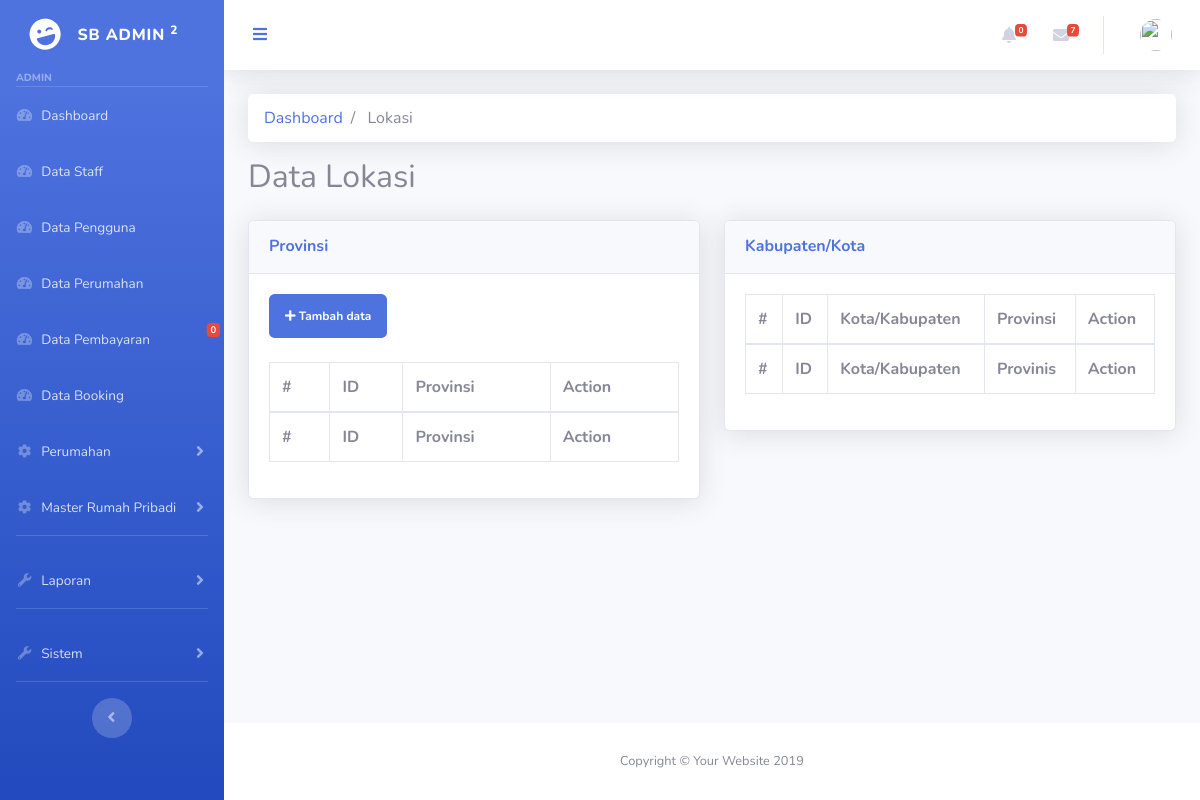
The app's page /Dashboard/Lokasi, older data.
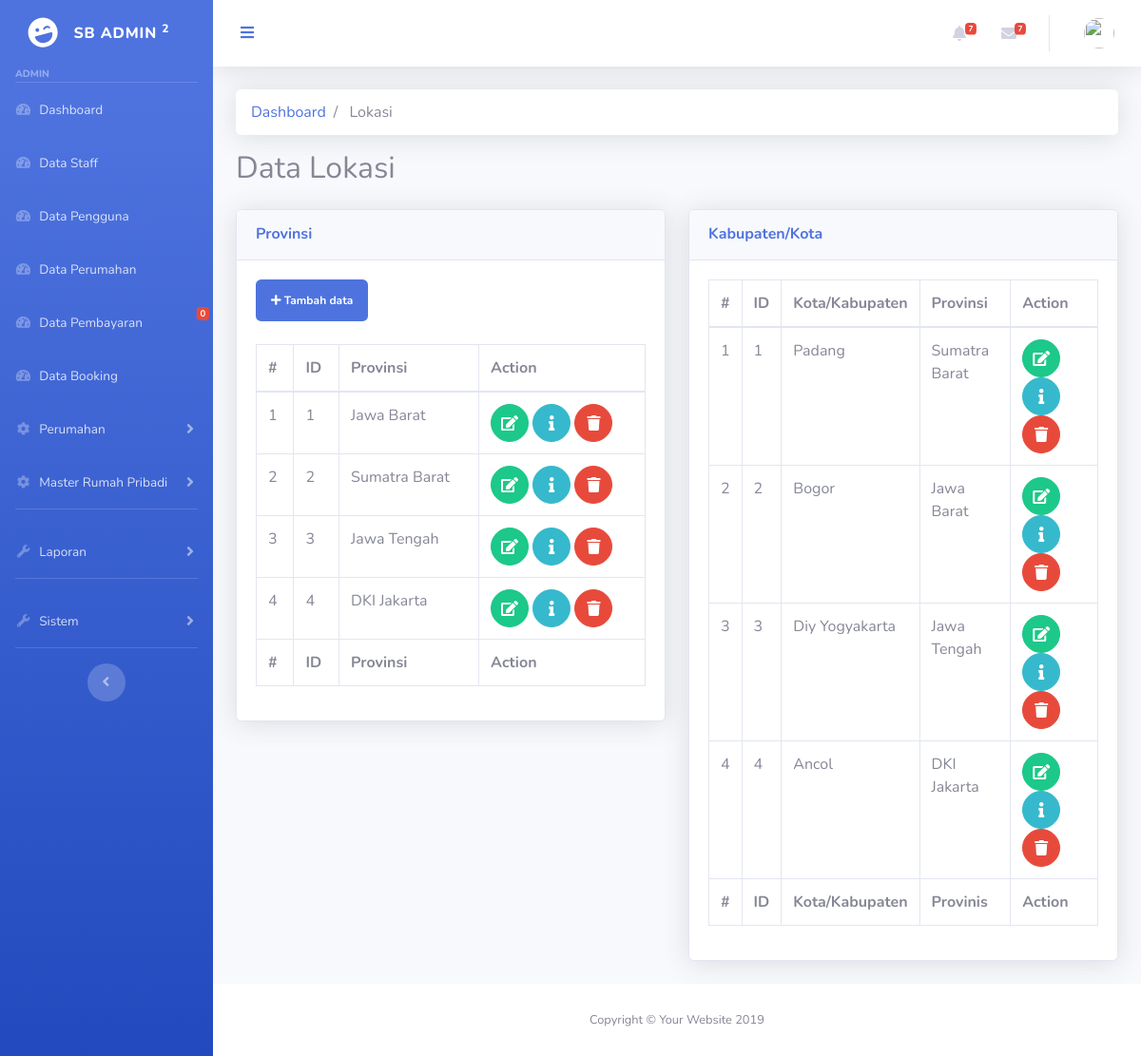
The same page, newer data.
### tables this page shows
CREATE TABLE IF NOT EXISTS `provinsi` (
`id_prov` int(11) NOT NULL,
  `provinsi` varchar(128) NOT NULL
);

CREATE TABLE IF NOT EXISTS `kota` (
`id_kota` int(11) NOT NULL,
  `id_prov` int(11) NOT NULL,
  `kota` varchar(128) NOT NULL
);

### application/core/My_Controller.php (called while the page is built, shortened)
<?php
class My_Controller extends CI_Controller
{
    public function HalamanAdmin($content, $data = null)
    {
        $this->load->model('M_Administrator');
        $data['count'] = $this->M_Administrator->hitungnotif();
        $data['notpay'] = $this->M_Administrator->notifpayment();
        $data['notif'] = $this->db->get_where('notif', ['status' => 0])->result();
        $hal['header'] = $this->load->view('template/administrator/header', $data, TRUE);
        $hal['content'] = $this->load->view($content, $data, TRUE);
        $hal['footer'] = $this->load->view('template/administrator/footer', $data, TRUE);
        $this->load->view('index', $hal, $data);
    }
}

### application/controllers/Dashboard.php (called while the page is built, shortened)
<?php
class Dashboard extends My_Controller
{
    public function lokasi()
    {
        $data['prov'] = $this->db->get('provinsi')->result();
        $data['kota'] = $this->db->query('select kota.*, provinsi.provinsi from kota inner join provinsi on provinsi.id_prov = kota.id_prov')->result();
        $this->HalamanAdmin('master/lokasi', $data);
    }
}

### index.php (called while the page is built, shortened)
<?php
require_once BASEPATH.'core/CodeIgniter.php';

### application/models/M_Administrator.php (called while the page is built, shortened)
<?php
class M_Administrator extends CI_Model
{
    public function hitungnotif()
    {
        $data = $this->db->query('select count(status) as jml from notif where status = 0');
        return $data->result();
    }
    public function notifpayment()
    {
        $data = $this->db->query('select count(status) as jml from payment where status = 1');
        return $data->result();
    }
}

### application/views/master/lokasi.php (the view, shortened to what this page needs)
<h2 class="pb-3">Data Lokasi</h2>
<div class="row">
    <div class="col-md-6">
        <div class="card shadow mb-4">
            <div class="card-header py-3">
                <h6 class="m-0 font-weight-bold text-primary">Provinsi</h6>
            </div>
            <div class="card-body">
            <a href="" class="badge badge-primary p-3 text-md mb-4"><i class="fa fa-plus"></i> Tambah data</a>
                <div class="table-responsive">
                    <table class="table table-bordered" id="Tabledata" width="100%" cellspacing="0">
                        <thead>
                            <tr>
                                <th>#</th>
                                <th>ID</th>
                                <th>Provinsi</th>
                                <th>Action</th>
                            </tr>
                        </thead>
                        <tfoot>
                            <tr>
                                <th>#</th>
                                <th>ID</th>
                                <th>Provinsi</th>
                                <th>Action</th>
                            </tr>
                        </tfoot>
                        <tbody>
                            <?php
                            $no =  1;
                            foreach ($prov as $f) :
                            ?>
                                <tr>
                                    <td><?= $no++; ?></td>
                                    <td><?= $f->id_prov; ?></td>
                                    <td><?= $f->provinsi; ?></td>
                                    <td>
                                        <a href="" class="btn btn-success btn-circle"><i class="fa fa-edit"></i></a>
                                        <a href="" class="btn btn-info btn-circle"><span class=" fa fa-info"></span></span></a>
                                        <a href="" class="btn btn-danger btn-circle"><span class="fa fa-trash"></span>
                                    </td>
                                </tr>
                            <?php endforeach ?>
                        </tbody>
                    </table>
                </div>
            </div>
        </div>
    </div>
    <div class="col-md-6">
        <div class="card shadow mb-4">
            <div class="card-header py-3">
                <h6 class="m-0 font-weight-bold text-primary">Kabupaten/Kota</h6>
            </div>
            <div class="card-body">
                <div class="table-responsive">
                    <table class="table table-bordered" id="dataTable" width="100%" cellspacing="0">
                        <thead>
                            <tr>
                                <th>#</th>
                                <th>ID</th>
                                <th>Kota/Kabupaten</th>
                                <th>Provinsi</th>
                                <th>Action</th>
                            </tr>
                        </thead>
                        <tfoot>
                            <tr>
                                <th>#</th>
                                <th>ID</th>
                                <th>Kota/Kabupaten</th>
                                <th>Provinis</th>
                                <th>Action</th>
                            </tr>
                        </tfoot>
                        <tbody>
                            <?php
                            $no =  1;
                            foreach ($kota as $t) :
                            ?>
                                <tr>
                                    <td><?= $no++; ?></td>
                                    <td><?= $t->id_kota; ?></td>
                                    <td><?= $t->kota; ?></td>
                                    <td><?= $t->provinsi; ?></td>
                                    <td>
                                        <a href="" class="btn btn-success btn-circle"><i class="fa fa-edit"></i></a>
                                        <a href="" class="btn btn-info btn-circle"><span class=" fa fa-info"></span></span></a>
                                        <a href="" class="btn btn-danger btn-circle" p-2 ml-2"><span class="fa fa-trash"></span>
                                    </td>
                                </tr>
                            <?php endforeach ?>
                        </tbody>
                    </table>
                </div>
            </div>
        </div>
    </div>
</div>

### application/views/template/administrator/header.php (shortened to what this page needs)
<div id="wrapper">
    <ul class="navbar-nav bg-gradient-primary sidebar sidebar-dark accordion" id="accordionSidebar">
        <a class="sidebar-brand d-flex align-items-center justify-content-center" href="index.html">
            <div class="sidebar-brand-icon rotate-n-15">
                <i class="fas fa-laugh-wink"></i>
            </div>
            <div class="sidebar-brand-text mx-3">SB Admin <sup>2</sup></div>
        </a>
        <div class="sidebar-heading">
            Admin
        </div>
        <hr class="sidebar-divider my-0">
        <li class="nav-item">
            <a class="nav-link" href="<?= base_url() ?>Dashboard">
                <i class="fas fa-fw fa-tachometer-alt"></i>
                <span>Dashboard</span></a>
        </li>
        <li class="nav-item">
            <a class="nav-link" href="index.html">
                <i class="fas fa-fw fa-tachometer-alt"></i>
                <span>Data Staff</span></a>
        </li>
        <li class="nav-item">
            <a class="nav-link" href="<?= base_url() ?>Dashboard/pengguna">
                <i class="fas fa-fw fa-tachometer-alt"></i>
                <span>Data Pengguna</span></a>
        </li>
        <li class="nav-item">
            <a class="nav-link" href="<?= base_url(); ?>Dashboard/perumahan">
                <i class="fas fa-fw fa-tachometer-alt"></i>
                <span>Data Perumahan</span></a>
        </li>
        <li class="nav-item">
            <a class="nav-link" href="<?= base_url() ?>Dashboard/pemesanan">
                <i class="fas fa-fw fa-tachometer-alt"></i>
                <span>Data Pembayaran
                    <span class="badge badge-danger badge-counter">
                        <?php foreach ($notpay as $t) :
                            echo $t->jml;
                        endforeach;
                        ?>
                    </span>
                </span></a>
        </li>
        <li class="nav-item">
            <a class="nav-link" href="<?= base_url() ?>Dashboard/Booking">
                <i class="fas fa-fw fa-tachometer-alt"></i>
                <span>Data Booking</span></a>
        </li>
        <li class="nav-item <?php echo $this->uri->segment(2) == 'property' ? 'active' : '' ?>">
            <a class="nav-link collapsed" href="#" data-toggle="collapse" data-target="#perumahan" aria-expanded="true" aria-controls="collapseTwo">
                <i class="fas fa-fw fa-cog"></i>
                <span>Perumahan</span>
            </a>
        </li>
        <li class="nav-item <?php echo $this->uri->segment(2) == 'property' ? 'active' : '' ?>">
            <a class="nav-link collapsed" href="#" data-toggle="collapse" data-target="#collapseTwo" aria-expanded="true" aria-controls="collapseTwo">
                <i class="fas fa-fw fa-cog"></i>
                <span>Master Rumah Pribadi</span>
            </a>
        </li>
        <hr class="sidebar-divider">
        <li class=" nav-item">
            <a class="nav-link collapsed" href="#" data-toggle="collapse" data-target="#history" aria-expanded="true" aria-controls="collapseUtilities">
                <i class="fas fa-fw fa-wrench"></i>
                <span>Laporan</span>
            </a>
        </li>
        <hr class="sidebar-divider">
        <li class=" nav-item">
            <a class="nav-link collapsed" href="#" data-toggle="collapse" data-target="#collapseUtilities" aria-expanded="true" aria-controls="collapseUtilities">
                <i class="fas fa-fw fa-wrench"></i>
                <span>Sistem</span>
            </a>
        </li>
        <hr class="sidebar-divider d-none d-md-block">
        <div class="text-center d-none d-md-inline">
            <button class="rounded-circle border-0" id="sidebarToggle"></button>
        </div>
    </ul>
    <div id="content-wrapper" class="d-flex flex-column">
        <div id="content">
            <nav class="navbar navbar-expand navbar-light bg-white topbar mb-4 static-top shadow">
                <button id="sidebarToggleTop" class="btn btn-link rounded-circle mr-3">
                    <i class="fa fa-bars"></i>
                </button>
                <ul class="navbar-nav ml-auto">
                    <li class="nav-item dropdown no-arrow mx-1">
                        <a class="nav-link dropdown-toggle" href="#" id="alertsDropdown" role="button" data-toggle="dropdown" aria-haspopup="true" aria-expanded="false">
                            <i class="fas fa-bell fa-fw"></i>
                            <?php foreach ($count as $p) :
                                if ($count) : ?>
                                    <span class="badge badge-danger badge-counter">
                                        <?php
                                        echo $p->jml;
                                        ?>
                                    </span>
                            <?php endif;
                            endforeach;
                            ?>
                        </a>
                    </li>
                    <li class="nav-item dropdown no-arrow mx-1">
                        <a class="nav-link dropdown-toggle" href="#" id="messagesDropdown" role="button" data-toggle="dropdown" aria-haspopup="true" aria-expanded="false">
                            <i class="fas fa-envelope fa-fw"></i>
                            <span class="badge badge-danger badge-counter">7</span>
                        </a>
                    </li>
                    <li class="nav-item dropdown no-arrow">
                        <a class="nav-link dropdown-toggle" href="#" id="userDropdown" role="button" data-toggle="dropdown" aria-haspopup="true" aria-expanded="false">
                            <img class="img-profile rounded-circle" src="https://source.unsplash.com/QAB-WJcbgJk/60x60">
                        </a>
                    </li>
                </ul>
            </nav>
            <div class="container-fluid">
                <nav aria-label="breadcrumb">
                    <ol class="breadcrumb bg-white shadow">
                        <?php
                        foreach ($this->uri->segments as $segment) : ?>
                            <?php
                            $url = substr($this->uri->uri_string, 0, strpos($this->uri->uri_string, $segment)) . $segment;
                            $is_active =  $url == $this->uri->uri_string;
                            ?>
                            <li class="breadcrumb-item <?php echo $is_active ? '' : '' ?>">
                                <?php if ($is_active) : ?>
                                    <?php echo ucfirst($segment) ?>
                                <?php else : ?>
                                    <a href="<?php echo site_url($url) ?>"><?php echo ucfirst($segment) ?></a>
                                <?php endif; ?>
                            </li>
                        <?php endforeach; ?>
                    </ol>
                </nav>

### application/views/template/administrator/footer.php (shortened to what this page needs)
</div>
</div>
<footer class="sticky-footer bg-white">
    <div class="container my-auto">
        <div class="copyright text-center my-auto">
            <span>Copyright &copy; Your Website 2019</span>
        </div>
    </div>
</footer>
</div>
</div>

### application/views/index.php (shortened to what this page needs)
<!DOCTYPE html>
<html lang="en" id="home">
<head>
    <link rel="stylesheet" href="<?= base_url() ?>assets/css/bootstrap.min.css">
    <link href="<?= base_url() ?>assets/vendor/fontawesome-free/css/all.min.css" rel="stylesheet" type="text/css">
    <link href="<?= base_url() ?>assets/css/sb-admin-2.min.css" rel="stylesheet">
    <link rel="stylesheet" type="text/css" href="<?= base_url() ?>assets/slick/slick.css" />
    <link rel="stylesheet" type="text/css" href="<?= base_url() ?>assets/slick/slick-theme.css" />
    <link rel="stylesheet" type="text/css" href="<?= base_url() ?>assets/vendor/datatables/dataTables.bootstrap4.min.css">
</head>
<body class="body">
    <?= $header; ?>
    <?= $content; ?>
    <?= $footer; ?>
</body>
</html>

Row changes from the older to the newer data that the page shows:
added provinsi: id_prov "1", provinsi "Jawa Barat"
added provinsi: id_prov "2", provinsi "Sumatra Barat"
added provinsi: id_prov "3", provinsi "Jawa Tengah"
added provinsi: id_prov "4", provinsi "DKI Jakarta"
added kota: id_kota "1", kota "Padang", id_prov.provinsi "Sumatra Barat"
added kota: id_kota "2", kota "Bogor", id_prov.provinsi "Jawa Barat"
added kota: id_kota "3", kota "Diy Yogyakarta", id_prov.provinsi "Jawa Tengah"
added kota: id_kota "4", kota "Ancol", id_prov.provinsi "DKI Jakarta"
Text that changed along with them:
new list line: "7"
list line gone: "0"
